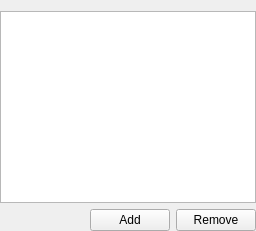
                  <widget class="QWidget" name="app_tab_wh">
                   <attribute name="title">
                    <string>Apps</string>
                   </attribute>
                   <layout class="QGridLayout" name="gridLayout_10">
                    <property name="leftMargin">
                     <number>0</number>
                    </property>
                    <property name="topMargin">
                     <number>11</number>
                    </property>
                    <property name="rightMargin">
                     <number>0</number>
                    </property>
                    <property name="bottomMargin">
                     <number>0</number>
                    </property>
                    <item row="1" column="1">
                     <widget class="QPushButton" name="whtLstAdd_btn2">
                      <property name="sizePolicy">
                       <sizepolicy hsizetype="Preferred" vsizetype="Preferred">
                        <horstretch>0</horstretch>
                        <verstretch>0</verstretch>
                       </sizepolicy>
                      </property>
                      <property name="cursor">
                       <cursorShape>PointingHandCursor</cursorShape>
                      </property>
                      <property name="text">
                       <string>Add</string>
                      </property>
                      <property name="shortcut">
                       <string>Return</string>
                      </property>
                     </widget>
                    </item>
                    <item row="1" column="2">
                     <widget class="QPushButton" name="whtLstRmv_btn2">
                      <property name="cursor">
                       <cursorShape>PointingHandCursor</cursorShape>
                      </property>
                      <property name="text">
                       <string>Remove</string>
                      </property>
                      <property name="shortcut">
                       <string>Del</string>
                      </property>
                     </widget>
                    </item>
                    <item row="0" column="0" colspan="3">
                     <widget class="QListWidget" name="listWidget_4"/>
                    </item>
                    <item row="1" column="0">
                     <spacer name="horizontalSpacer_3">
                      <property name="orientation">
                       <enum>Qt::Horizontal</enum>
                      </property>
                      <property name="sizeHint" stdset="0">
                       <size>
                        <width>40</width>
                        <height>20</height>
                       </size>
                      </property>
                     </spacer>
                    </item>
                   </layout>
                  </widget>
